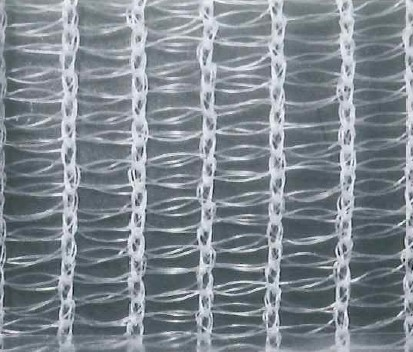
#> input picture mesh.jpg, 413 x 352 px
$ python -i pic_filters.py   (imports and definitions only)   (older library calls are emulated)
#> lines starting #> are read from the running program, lines starting #| are printed output that depends on the picture; after the words box and inside, x2 and y2 are one past the last pixel; in counts of white or black regions, pixels touching at a corner belong together
import in_out as IO
import model as m
import numpy as np
from matplotlib import pyplot as plt
from numba import jit
import gradational_transformations as GT
# from scipy.misc import imresize
from skimage.transform import resize as imresize
import resizing as reS
import analysys
from numba import jit


# [23 lines left out: functions averaging_filter, median_filter, not called in this run]

def gradient_sobel(_img, mask="h"):
    """
    :param _img:
    :param mask: h for gorizontal, v for vertical
    :return:
    """
#> called with mask = 'h'
    if mask != "a":
        if mask == "h":
            mask = np.array([[-1, -2, -1],
                             [0, 0, 0],
                             [1, 2, 1]])
        else:
            mask = np.array([[-1, 0, 1],
                             [-2, 0, 2],
                             [-1, 0, 1]])
        side = len(mask) // 2
        img = np.append([_img[0]], _img, axis=0)
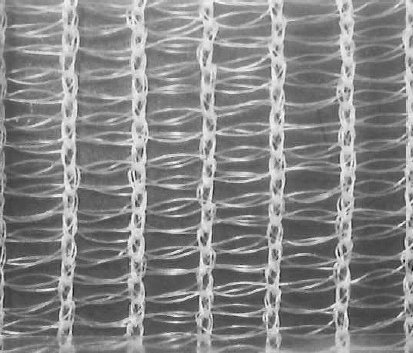
#> img: shape (353, 413); min 7, max 255, mean 133.6
        img = np.append(img, [_img[-1]], axis=0)
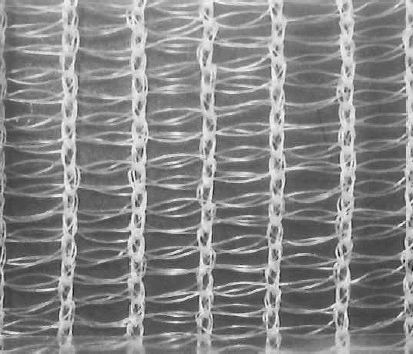
#> img: shape (354, 413); min 7, max 255, mean 133.6
        img2 = np.zeros((img.shape[0], img.shape[1]+2))
        img2[:, 1:-1] = img
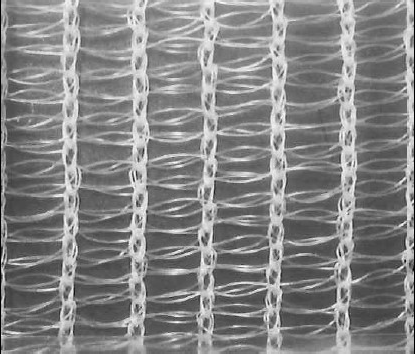
#> img2: shape (354, 415) float64; min 0, max 255, mean 132.9
        img2[:, 1] = img[:,0]
        img2[:, -1] = img[:, -1]
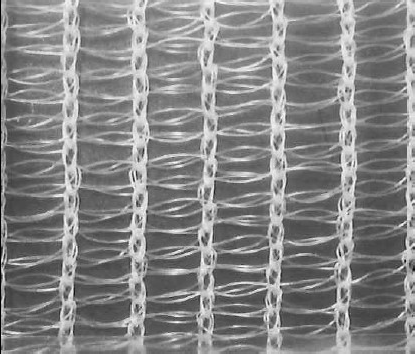
#> img2: shape (354, 415) float64; 0.24% of pixels changed, all inside (x1, y1, x2, y2) = (414, 0, 415, 354)
        img = np.zeros(_img.shape)
        for i in range(img.shape[0]):
            for j in range(img.shape[1]):
                i1 = i + 1
                j1 = j + 1
                img[i, j] = np.average(img2[i1-side:i1+side+1, j1-side:j1+side+1] * mask)
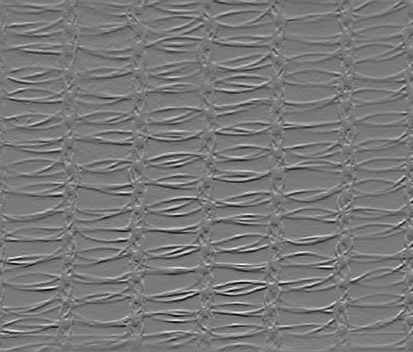
#> img: shape (352, 413) float64; min -72.22, max 79.56, mean -0.1; drawn with min black and max white
        return img
    else:

        mask = np.array([[-1, -2, -1],
                         [0, 0, 0],
                         [1, 2, 1]])
        side = len(mask) // 2
        img = np.append([_img[0]], _img, axis=0)
        img = np.append(img, [_img[-1]], axis=0)
        img2 = np.zeros((img.shape[0], img.shape[1] + 2))
        img2[:, 1:-1] = img
        img2[:, 1] = img[:, 0]
        img2[:, -1] = img[:, -1]
        img = np.zeros(_img.shape)
        for i in range(img.shape[0]):
            for j in range(img.shape[1]):
                i1 = i + 1
                j1 = j + 1
                img[i, j] = np.average(img2[i1 - side:i1 + side + 1,
                                       j1 - side:j1 + side + 1] * mask)
        img_1 = img
        mask = np.array([[-1, 0, 1],
                         [-2, 0, 2],
                         [-1, 0, 1]])
        img = np.append([_img[0]], _img, axis=0)
        img = np.append(img, [img[-1]], axis=0)
        img2 = np.zeros((img.shape[0], img.shape[1] + 2))
        img2[:, 1:-1] = img
        img2[:, 1] = img[:, 0]
        img2[:, -1] = img[:, -1]
        img = np.zeros(_img.shape)
        for i in range(img.shape[0]):
            for j in range(img.shape[1]):
                i1 = i + 1
                j1 = j + 1
                img[i, j] = np.average(img2[i1 - side:i1 + side + 1,
                                       j1 - side:j1 + side + 1] * mask)
        img_2 = img
        mask = np.array([[1, 2, 1],
                         [0, 0, 0],
                         [-1, -2, -1]])
        side = len(mask) // 2
        img = np.append([img[0]], img, axis=0)
        img = np.append(img, [img[-1]], axis=0)
        img2 = np.zeros((img.shape[0], img.shape[1] + 2))
        img2[:, 1:-1] = img
        img2[:, 1] = img[:, 0]
        img2[:, -1] = img[:, -1]
        img = np.zeros(_img.shape)
        for i in range(img.shape[0]):
            for j in range(img.shape[1]):
                i1 = i + 1
                j1 = j + 1
                img[i, j] = np.average(img2[i1 - side:i1 + side + 1,
                                       j1 - side:j1 + side + 1] * mask)
        img_3 = img
        mask = np.array([[1, 0, -1],
                         [2, 0, -2],
                         [1, 0, -1]])
        side = len(mask) // 2
        img = np.append([img[0]], img, axis=0)
        img = np.append(img, [img[-1]], axis=0)
        img2 = np.zeros((img.shape[0], img.shape[1] + 2))
        img2[:, 1:-1] = img
        img2[:, 1] = img[:, 0]
        img2[:, -1] = img[:, -1]
        img = np.zeros(_img.shape)
        for i in range(img.shape[0]):
            for j in range(img.shape[1]):
                i1 = i + 1
                j1 = j + 1
                img[i, j] = np.average(img2[i1 - side:i1 + side + 1,
                                       j1 - side:j1 + side + 1] * mask)
        img_4 = img
        print(img_1.min(), img_1.max())
        print(img_2.min(), img_2.max())
        print(img_3.min(), img_3.max())
        print(img_4.min(), img_4.max())
        # return m.threshold_filter_2d(img_1,img_1.mean()-img_1.std(),255)+\
        #        m.threshold_filter_2d(img_2,img_2.mean()-img_2.std(),255)+\
        #        m.threshold_filter_2d(img_3,img_3.mean()-img_3.std(),255)+\
        #        m.threshold_filter_2d(img_4,img_4.mean()-img_4.std(),255)
        return m.normalize(np.absolute(img_1))+ \
               m.normalize(np.absolute(img_2))+ \
               m.normalize(np.absolute(img_3))+ \
               m.normalize(np.absolute(img_4))
# [68 lines left out: functions laplassian, dilatation, erosion, not called in this run]

>>> import cv2
>>> picture = cv2.imread('mesh.jpg', cv2.IMREAD_GRAYSCALE)
>>> result = gradient_sobel(picture)
